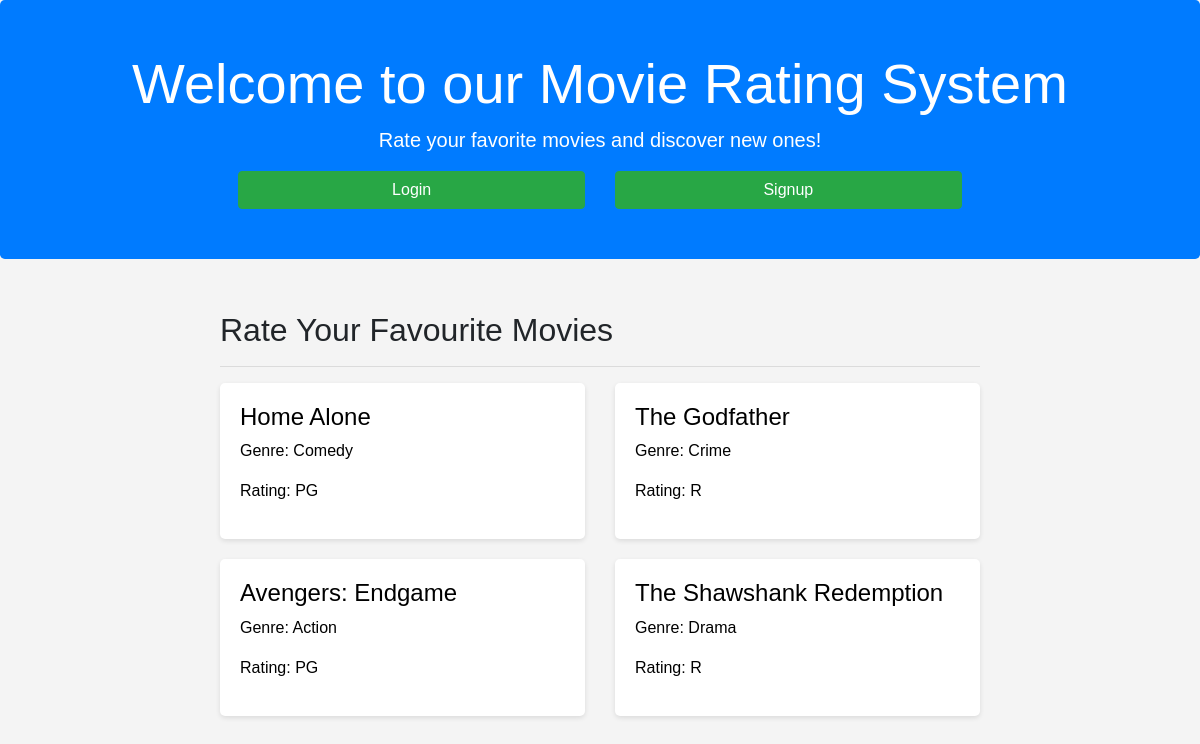
The page / on the database its author committed.
### movieRatingApp/models.py (models this page shows, shortened)
class AddMovie(models.Model):
    user = models.ForeignKey(User, on_delete=models.CASCADE, related_name='add_movie_user')
    name = models.CharField(max_length=100)
    genre = models.CharField(max_length=50)
    rating = models.CharField(max_length=10)
    release_date = models.CharField(max_length=20)

### movieRatingApp/views.py (the view)
# urls.py: path('', views.index_view, name='index'),
def index_view(request):
    movies = AddMovie.objects.all()[:4]
    return render(request, 'movieRatingApp/index.html', context={'movies':movies})

### templates/movieRatingApp/index.html (shortened to what this page needs)
{% load static %}
<!DOCTYPE html>
<html lang="en">
<head>
    <link rel="stylesheet" href="https://stackpath.bootstrapcdn.com/bootstrap/4.5.2/css/bootstrap.min.css">
    <link rel="stylesheet" href="{% static 'index.css' %}">
</head>
<body>
<header>
    <div class="jumbotron text-center">
        <h1 class="display-4">Welcome to our Movie Rating System</h1>
        <p class="lead">Rate your favorite movies and discover new ones!</p>
        <div class="row justify-content-center">
            <div class="col-md-4">
                <a href="{% url 'loginApp:login' %}" class="btn btn-success btn-block">Login</a>
            </div>
            <div class="col-md-4">
                <a href="{% url 'loginApp:sing_up' %}" class="btn btn-success btn-block">Signup</a>
            </div>
        </div>
    </div>
</header>
<main>
    <div class="container">
        <h2>Rate Your Favourite Movies</h2>
        <hr>
        <div class="row">
            {% for movie in movies %}
                <div class="col-md-6">
                    <div class="movie-card">
                        <a href="{% url 'movieRatingApp:detail-movie' movie.pk %}"
                           style="text-decoration: none;color: black">
                            <h4> {{ movie.name }}</h4>
                            <p>Genre: {{ movie.genre }}</p>
                            <p>Rating: {{ movie.rating }}</p>
                        </a>
                    </div>
                </div>
            {% endfor %}
        </div>
    </div>
</main>
</body>
</html>

### static/index.css (style rules this page uses)
body { font-family: Arial, sans-serif; background-color: #f4f4f4; }
.container { max-width: 800px; margin: 0 auto; padding: 20px; }
.jumbotron { background-color: #007bff; color: #fff; padding: 50px; }
.movie-card { background-color: #fff; border-radius: 5px; box-shadow: 0 2px 5px rgba(0,0,0,0.1); padding: 20px; margin-bottom: 20px; }

### rows shown on the page
AddMovie: name "Home Alone", genre "Comedy", rating "PG"
AddMovie: name "The Godfather", genre "Crime", rating "R"
AddMovie: name "Avengers: Endgame", genre "Action", rating "PG"
AddMovie: name "The Shawshank Redemption", genre "Drama", rating "R"
